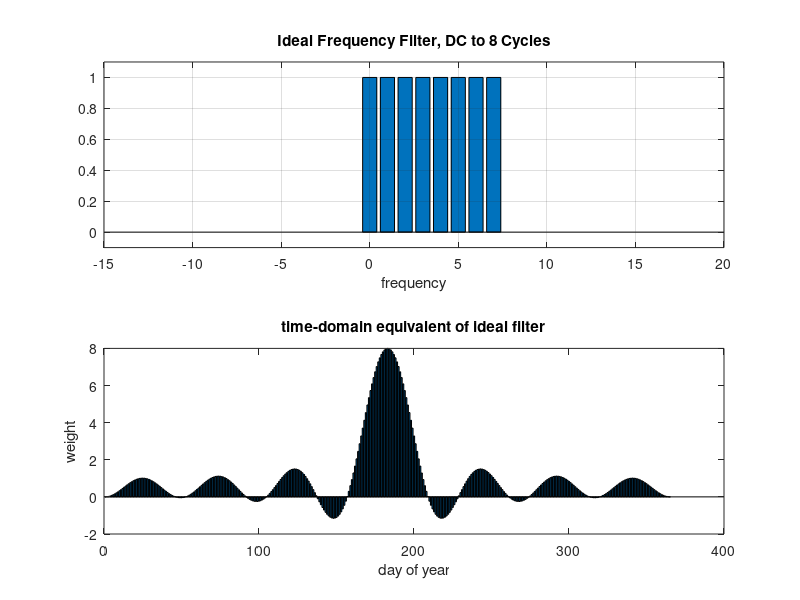

The MATLAB source for this figure: (Note: this script raises an error after producing the figure.)
x=1:365;
y=[ones(1,8),zeros(1,357)];
Y=fftshift(fft(y));
yy = [zeros(1,10),ones(1,8),zeros(1,10)];
doc bar
ff = -10:17;
figure(1);  
subplot(2,1,1);  
bar(ff,yy);  
title("Ideal Frequency Filter, DC to 8 Cycles");
ylim([-.1,1.1]); 
xlabel("frequency"); 
grid on;
subplot(2,1,2);  bar(x,real(Y));  xlabel("day of year");  ylabel("weight");
title("time-domain equivalent of ideal filter");


y2 = calc_filter(8, 2, 1, 365);
x2=x-floor(365/2);
figure(2);  
subplot(2,1,1);
bar(0:27, y2(1:28));
ylim([-.1, 1.1]);
grid on;
xlabel("frequency");
title("Ideal Filter convolved w/ Gaussian");
Y2 = fft(y2);
subplot(2,1,2);
bar(x2, fftshift(real(Y2)));
xlim([-100,100])
title("time domain equivalent");
